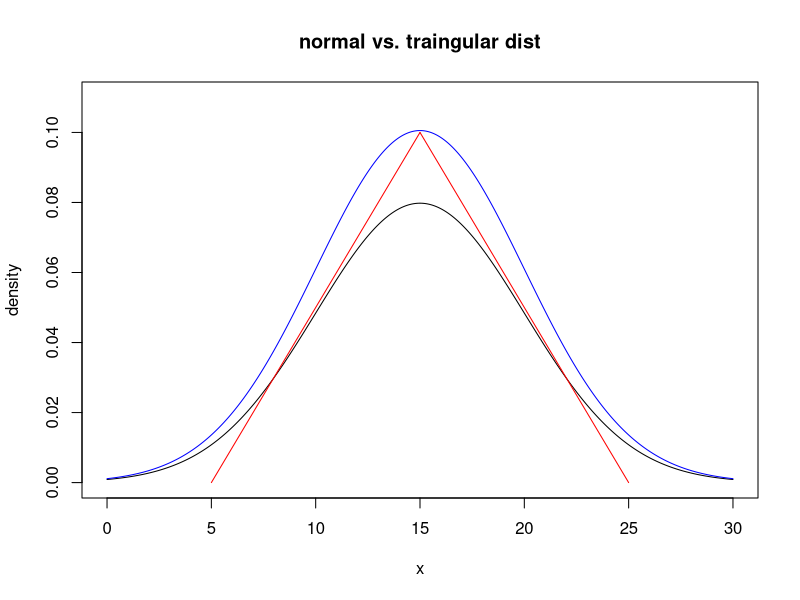
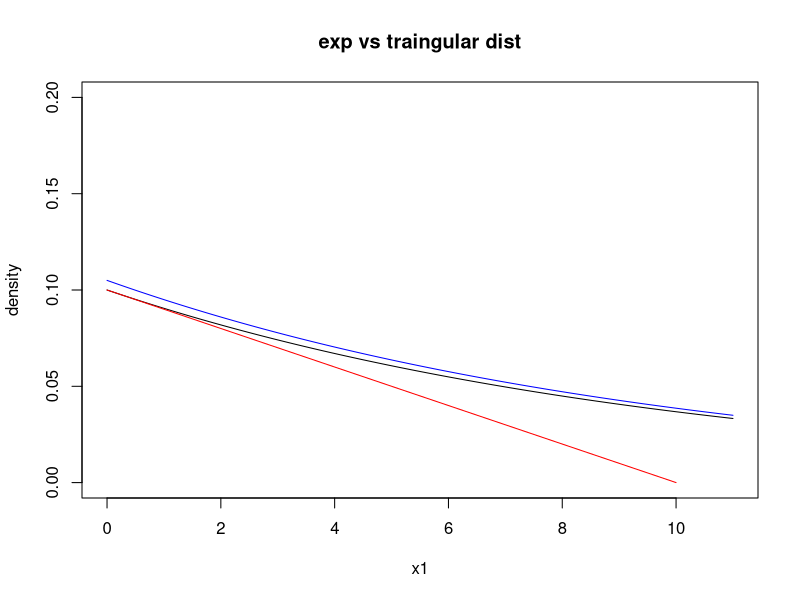

The R source for these figures, in order:
x = seq(0,30,by=1e-2)
normden = function(x,u,sigma){
  f = (sqrt(2*pi*sigma^2))^-1*exp(-(x-u)^2/(2*sigma^2))
}

plot(x,normden(x,15,5),type="l",ylim=c(0,0.11),ylab="density",main="normal vs. traingular dist")
segments(5,0,15,0.1,col="red")
segments(15,0.1,25,0,col="red")

c = 0.1/normden(15,15,5)
c=1.26
points(x,c*normden(x,15,5),col="blue",type="l")


x1 = seq(0,11,by=1e-2)
expden = function(x,lambda){
  f = lambda * exp(-x*lambda)
}
plot(x1,expden(x1,1/10),type="l",ylim=c(0,0.2),ylab="density",main="exp vs traingular dist")
segments(0,0.1,10,0,col="red")
points(x1,1.05*expden(x1,1/10),col="blue",type="l")










